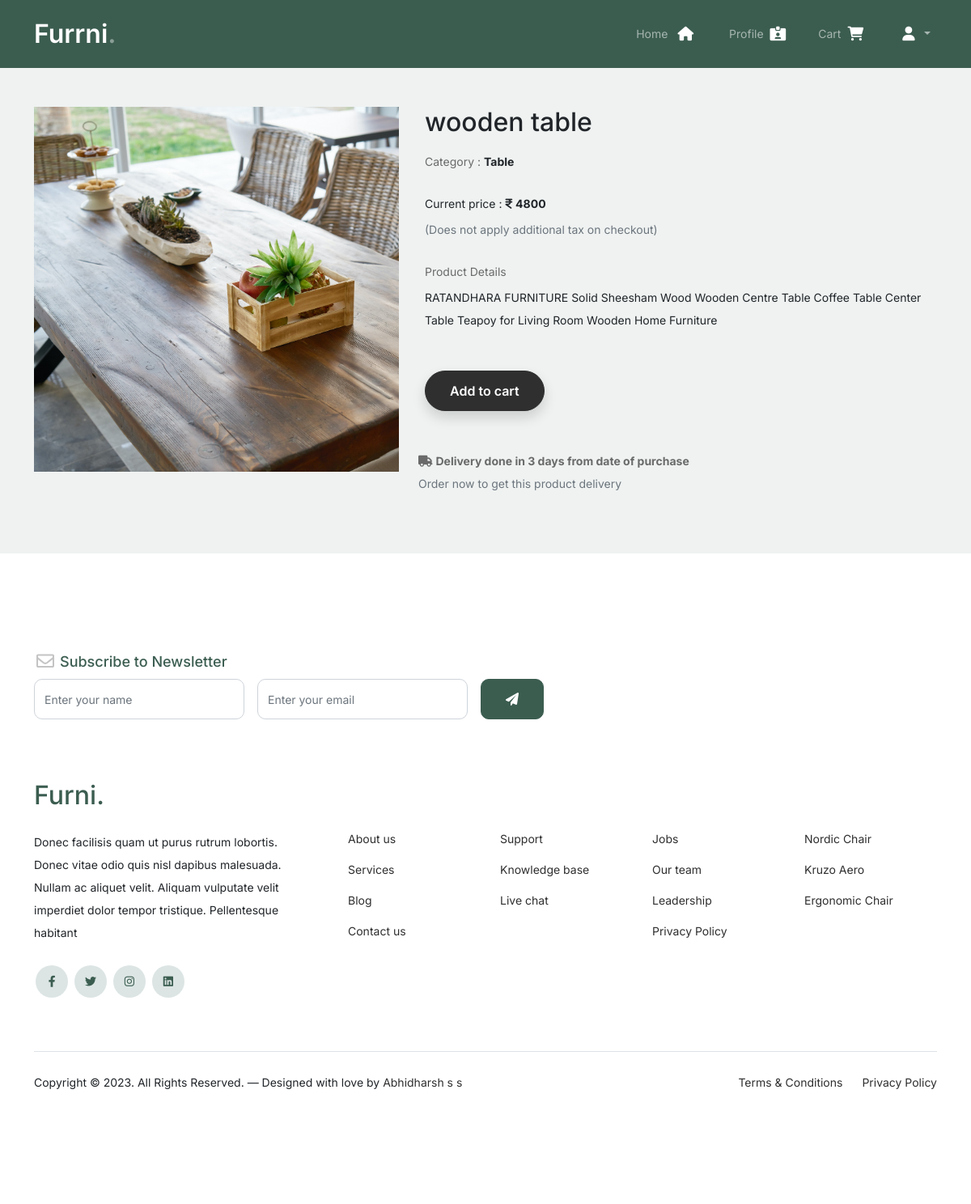
/productdetail?id=2, run on the app's committed database.
### project/models.py (models this page shows, shortened)
class product(models.Model):
    productid = models.AutoField(primary_key=True)
    productname = models.CharField('productname',max_length=30)
    quantity = models.CharField('quantity',max_length=20)
    price = models.CharField('price',max_length=10)
    discountprice =models.IntegerField('discountprice',)
    offerpercentage = models.IntegerField('offerpercentage',null=True,default=0)
    category = models.ForeignKey(category,on_delete=models.CASCADE,null=False)
    provider = models.CharField('provider',max_length=20)
    image = models.ImageField('image',upload_to="products/")
    description = models.TextField('description')

class category(models.Model):
    categoryid = models.AutoField(primary_key=True)
    categoryname = models.CharField('categoryname',max_length=20)
    offerpercentage = models.IntegerField('offerpercentage',null=True,default=0)

### project/views.py (the view)
# urls.py: path('productdetail',views.productdetail,name='productdetail'),
def productdetail(request):
    id = request.GET['id']
    data = pro.objects.get(productid=id)
    return render(request, 'productdetail.html', {'d': data})

### project/templates/productdetail.html (shortened to what this page needs)
{% extends 'user.html' %}
{% load static %}
{% block content %}
<div class="container my-5">
    <div class="row">
        <div class="col-md-5">
            <div class="main-img thumb-image">
                <img class="img-fluid" src="../media/{{d.image}}" alt="Product" data-imagezoom="true">
            </div>
        </div>
        <div class="col-md-7">
            <div class="main-description px-2">
                <div class="category text-bold">
                    <p class="h2 text-dark">{{d.productname}}</p>
                </div>
                <div class="product-title text-bold my-3">
                    Category : <b class="text-dark">{{d.category.categoryname}}</b>
                </div>
                <div class="price-area my-4">
                    <p class="new-price text-bold mb-1 text-dark">Current price : <i
                            class="fa-solid fa-indian-rupee-sign"></i>&nbsp;<b>{{d.discountprice}}</b></p>
                    <p class="text-secondary mb-1">(Does not apply additional tax on checkout)</p>
                </div>
                <div class="product-details my-4">
                    <p class="details-title text-color mb-1">Product Details</p>
                    <p class="description text-dark">{{d.description}} </p>
                </div>
                <form method="post" action="{% url 'addtocart' %}">
                    <div class="buttons d-flex my-5">
                        <div class="block">
                            <button type="submit" class="shadow btn custom-btn">Add to cart</button>
                        </div>
                    </div>
                </form>
            </div>
            <div class="delivery my-4">
                <p class="font-weight-bold mb-0"><span><i class="fa-solid fa-truck"></i></span> <b>Delivery done in
                        3 days from date of purchase</b> </p>
                <p class="text-secondary">Order now to get this product delivery</p>
            </div>
        </div>
    </div>
</div>
{% endblock %}

### project/static/css/style.css (style rules this page uses)
body { overflow-x: hidden; position: relative; }
body { font-family: "Inter", sans-serif; font-weight: 400; line-height: 28px; color: #6a6a6a; font-size: 14px; background-color: #eff2f1; }
.btn { font-weight: 600; padding: 12px 30px; border-radius: 30px; color: #ffffff; background: #2f2f2f; border-color: #2f2f2f; }

### data on the page
product: image (picture), productname "wooden table", category.categoryname "Table", discountprice "4800", description "RATANDHARA FURNITURE Solid Sheesham Wood Wooden Centre Table Coffee Table Center Table Teapoy for Living Room Wooden Home Furniture"
